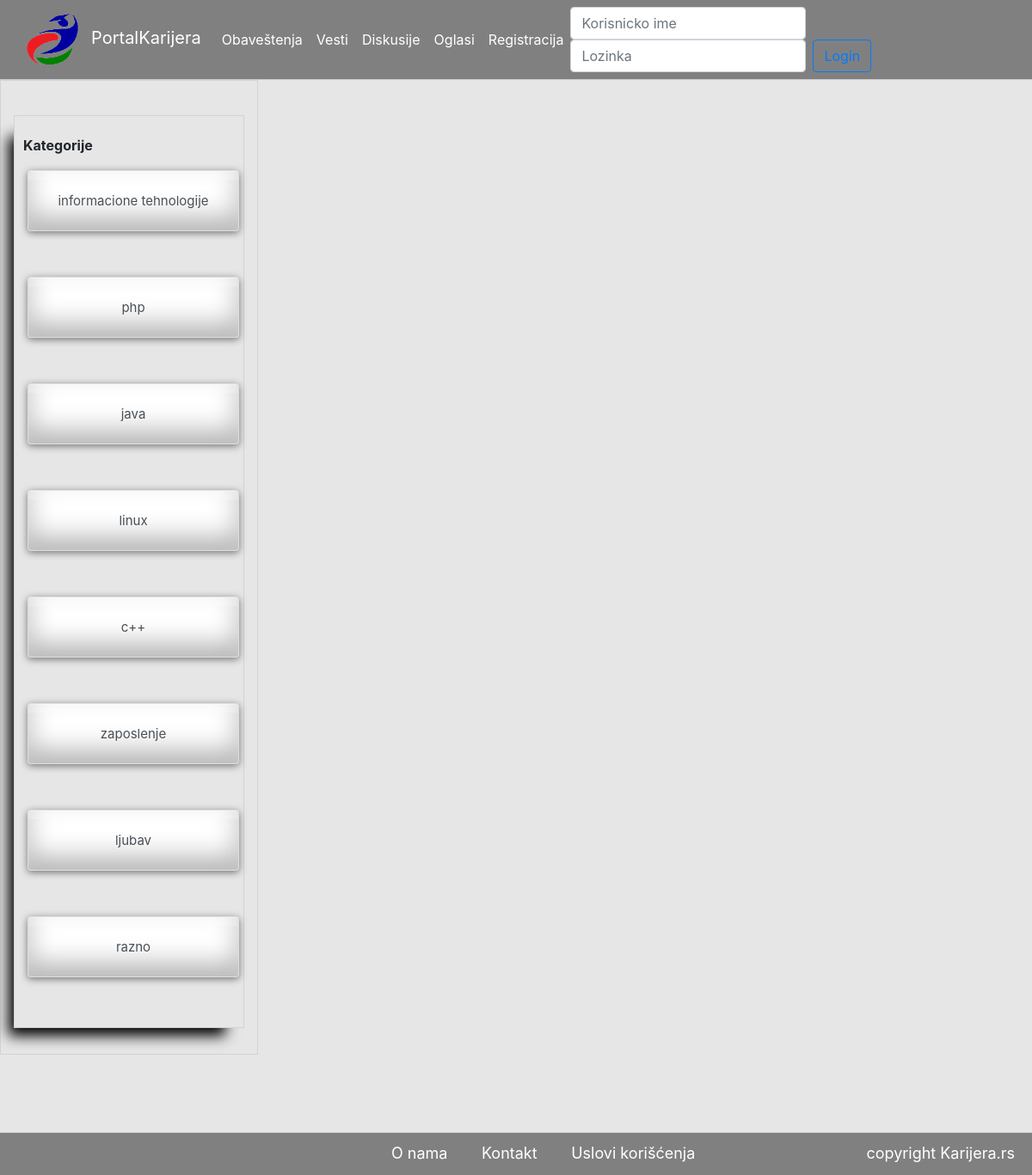
The page /index.php/diskusije on the database as committed earlier.
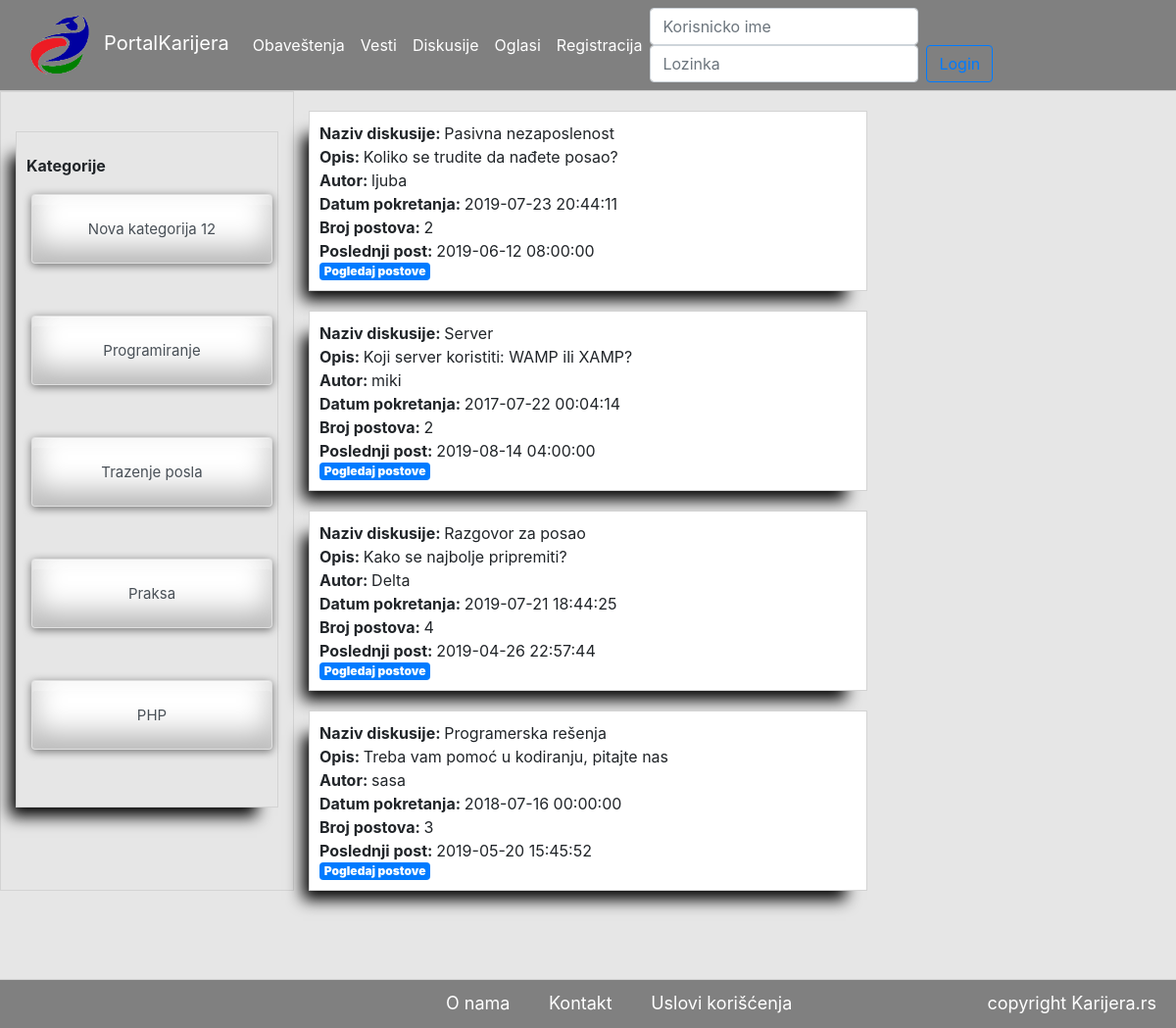
The same page on the database as committed later.
### tables this page shows
CREATE TABLE IF NOT EXISTS `sifkategorijadiskusija` (
  `idKatDis` int(11) NOT NULL AUTO_INCREMENT,
  `naziv` varchar(45) DEFAULT NULL,
  PRIMARY KEY (`idKatDis`)
);

CREATE TABLE IF NOT EXISTS `diskusija` (
  `idDis` int(11) NOT NULL AUTO_INCREMENT,
  `naziv` varchar(45) DEFAULT NULL,
  `opis` varchar(45) DEFAULT NULL,
  `datum` datetime DEFAULT NULL,
  `autor` int(11) DEFAULT NULL,
  `vidljivost` varchar(45) DEFAULT NULL,
  `vidljivostKurs` int(11) DEFAULT NULL,
  `vidljivostGrupa` int(11) DEFAULT NULL,
  `zaBrisanje` varchar(45) DEFAULT NULL,
  `kategorija` int(11) DEFAULT NULL,
  PRIMARY KEY (`idDis`),
  KEY `idDisidKor_idx` (`autor`),
  KEY `idGrupaDiskusije_idx` (`vidljivostGrupa`),
  KEY `idKursDiskusije_idx` (`vidljivostKurs`),
  KEY `idKategorijaidDiskusija_idx` (`kategorija`)
);

CREATE TABLE IF NOT EXISTS `korisnik` (
  `idKor` int(11) NOT NULL AUTO_INCREMENT,
  `korisnicko` varchar(45) DEFAULT NULL,
  `lozinka` varchar(255) DEFAULT NULL,
  `email` varchar(45) DEFAULT NULL,
  `tip` varchar(11) DEFAULT NULL,
  `vidljivostEmail` int(11) DEFAULT NULL,
  `datum` date DEFAULT NULL,
  `cekaOdobrenje` varchar(45) DEFAULT NULL,
  PRIMARY KEY (`idKor`),
  UNIQUE KEY `idKor_UNIQUE` (`idKor`),
  UNIQUE KEY `username_UNIQUE` (`korisnicko`)
);

CREATE TABLE IF NOT EXISTS `postdiskusija` (
  `idPos` int(11) NOT NULL AUTO_INCREMENT,
  `poslatoDatum` datetime DEFAULT NULL,
  `tekst` mediumtext,
  `posiljalac` int(11) DEFAULT NULL,
  `diskusija` int(11) DEFAULT NULL,
  `brLajkova` int(4) DEFAULT NULL,
  PRIMARY KEY (`idPos`),
  KEY `idPosidKor_idx` (`posiljalac`),
  KEY `idDisidDis_idx` (`diskusija`)
);

### application/views/viewTemplate.php (called while the page is built, shortened)
<?php
if($this->session->user == null){
    $this->load->view("headers/guestHeader");
    $this->load->view($middle, $middle_data ?? []);
} else if($this->session->userdata('user')['tip']=="s"){
    $this->load->view("headers/studentHeader");
    $this->load->view($middle, $middle_data ?? []);
    $this->load->view("footers/userFooter",["tip" => "student"]);
} else if($this->session->userdata('user')['tip']== "k"){
    $this->load->view("headers/kompHeader");
    $this->load->view($middle, $middle_data ?? []);
    $this->load->view("footers/userFooter",["tip" => "kompanija"]);
}else if($this->session->userdata('user')['tip']== "a"){
    $this->load->view("headers/adminHeader");
    $this->load->view($middle, $middle_data ?? []);
    $this->load->view("footers/userFooter", ["tip" => "admin"]);
}

### application/controllers/Diskusije.php (called while the page is built, shortened)
<?php
class Diskusije extends CI_Controller {
    public function __construct() {
        $this->load->model('UserModel');
        $this->load->model('DiskusijeModel');
        $this->load->model('SifrarniciModel');
    }
    public function index() {
        $tipKorisnika = $this->session->userdata('user')['tip'];
        $idKat = $this->input->get('id');
        $kategorije = $this->DiskusijeModel->dohvatiKategorije();
        $diskusije = ['diskusije' => $this->DiskusijeModel->dohvatiDiskusije($idKat, $tipKorisnika)];
        $sveDiskusije = ['sveDiskusije' => $this->DiskusijeModel->dohvatiSveDiskusije($tipKorisnika)];
        $data['middle_data'] = ['kategorije' => $kategorije,
            $this->load->view("diskusije/disk", $diskusije, true),
            $this->load->view("diskusije/disk", $sveDiskusije, true)];
        $data['middle'] = 'middle/diskusije';
        $this->load->view('viewTemplate', $data);
    }
}

### index.php (called while the page is built, shortened)
<?php
require_once BASEPATH.'core/CodeIgniter.php';

### application/models/DiskusijeModel.php (called while the page is built, shortened)
<?php
class DiskusijeModel extends CI_Model {
    public function dohvatiKategorije() {
        $this->db->select('sifkategorijadiskusija.*');
        $this->db->from('sifkategorijadiskusija');
        $query = $this->db->get();
        return $query->result_array();
    }
    public function dohvatiSveDiskusije($tipKorisnika) {
        $idKor = $this->session->userdata('user')['idKor'];
        $this->db->select('idKurs')->from('student')->where('idKor', $idKor);
        $this->db->select('idGru')->from('clanovigrupe')->where('idKor', $idKor);
        $this->db->select('diskusija.*, korisnik.korisnicko as korisnik');
        $this->db->from('diskusija');
        $this->db->join('korisnik', 'korisnik.idKor = diskusija.autor');
        $this->db->where('vidljivost', 'gost');
        $this->db->order_by('diskusija.idDis', 'DESC');
        $query = $this->db->get();
        return $query->result_array();
    }
    public function dohvatiDiskusije($idKat, $tipKorisnika) {
        $idKor = $this->session->userdata('user')['idKor'];
        $this->db->select('idKurs')->from('student')->where('idKor', $idKor);
        $whereKurs = $this->db->get_compiled_select();
        $this->db->select('idGru')->from('clanovigrupe')->where('idKor', $idKor);
        $whereGrupa = $this->db->get_compiled_select();
        $this->db->select('diskusija.*, korisnik.korisnicko as korisnik, sifkategorijadiskusija.idKatDis as idKat, sifkategorijadiskusija.naziv as kategorija');
        $this->db->from('diskusija');
        $this->db->join('korisnik', 'korisnik.idKor = diskusija.autor');
        $this->db->join('sifkategorijadiskusija', 'sifkategorijadiskusija.idKatDis = diskusija.kategorija');
        if ($tipKorisnika == 'k' OR 'a') {
            $this->db->group_start();
            $this->db->where('vidljivost', 'korisnici');
            $this->db->where('sifkategorijadiskusija.idKatDis', $idKat);
            $this->db->group_end();
            $this->db->or_group_start();
            $this->db->where('vidljivost', 'gost');
            $this->db->where('sifkategorijadiskusija.idKatDis', $idKat);
            $this->db->group_end();
            $this->db->or_group_start()
                    ->where('vidljivost', 'autor')
                    ->where('autor', $idKor)
                    ->group_end();
            $this->db->order_by('diskusija.idDis', 'DESC');
        }
        if ($tipKorisnika == 's' OR 'a') {
            $this->db->group_start();
            $this->db->where('vidljivost', 'gost');
            $this->db->where('sifkategorijadiskusija.idKatDis', $idKat);
            $this->db->group_end();
            $this->db->or_group_start();
            $this->db->where('vidljivost', 'korisnici');
            $this->db->where('sifkategorijadiskusija.idKatDis', $idKat);
            $this->db->group_end();
            $this->db->or_group_start();
            $this->db->where('vidljivost', 'studenti');
            $this->db->where('sifkategorijadiskusija.idKatDis', $idKat);
            $this->db->group_end();
            $this->db->or_group_start();
            $this->db->where('vidljivost', 'kurs');
            $this->db->where('sifkategorijadiskusija.idKatDis', $idKat);
            $this->db->where("vidljivostKurs in ($whereKurs)", null, false);
            $this->db->group_end();
            $this->db->or_group_start();
            $this->db->where('vidljivost', 'grupa');
            $this->db->where('sifkategorijadiskusija.idKatDis', $idKat);
            $this->db->where("vidljivostGrupa in ($whereGrupa)", null, false);
            $this->db->group_end();
            $this->db->or_group_start()
                    ->where('vidljivost', 'autor')
                    ->where('sifkategorijadiskusija.idKatDis', $idKat)
                    ->where('autor', $idKor)
                    ->group_end();
        }
        $this->db->order_by('diskusija.idDis', 'DESC');
        $query = $this->db->get();
        return $query->result_array();
    }
    public function brojPostova($idDis) {
        $this->db->select('postdiskusija.*')
                ->from('postdiskusija')
                ->join('diskusija', 'diskusija.idDis = postdiskusija.diskusija')
                ->where('postdiskusija.diskusija', $idDis);
        return $this->db->count_all_results();
    }
     public function poslednjiId($idDis) {
        $this->db->select('postdiskusija.idPos, poslatoDatum')
                ->from('postdiskusija')
                ->join('diskusija', 'diskusija.idDis = postdiskusija.diskusija')
                ->where('postdiskusija.diskusija', $idDis)
                ->order_by('postdiskusija.idPos', 'DESC')
                ->limit(1);
        $query= $this->db->get();
        return $query->result_array();
    }
}

### application/views/diskusije/disk.php (called while the page is built, shortened)
<?php
$kategorije = $this->DiskusijeModel->dohvatiKategorije();
?>

### application/views/middle/diskusije.php (the view, shortened to what the changed rows need)
<!DOCTYPE html>
<?php
if ($this->session->has_userdata('user')) {
    $tipKorisnika = $this->session->userdata('user')['tip'];
} else {
    $tipKorisnika = "gost";
}
?>
<div class="container-fluid" style="margin-bottom: 90px" id="dis">
    <div class="row">
        <div class="col-3 levo">
            <div class=" formaGrupe">
                <br/>
                <?php
                foreach ($kategorije as $k) {
                    $idKatDis = $k['idKatDis'];
                    echo "<div class='list-group' id='myList' role='tablist'>"
                    . "<a href='#' class='list-group-item list-group-item-action text-center' id='list-$idKatDis-list' role='tab' aria-controls='$idKatDis' onclick='diskusije($idKatDis); sakrijDiv()'>"
                    . $k['naziv'] . "</a></div><br/>";
                }
                ?>
            </div>
        </div>
        <div class="col-6">
            <div id="diskusije">
                <?php
                foreach ($sveDiskusije as $s) {
                    $autor = $s['korisnik'];
                    $id = $s['idDis'];
                    $brojPostova = $this->DiskusijeModel->brojPostova($id);
                    $poslednjiId = $this->DiskusijeModel->poslednjiId($id);
                    foreach ($poslednjiId as $last){
                        $lastOne = $last['poslatoDatum'];
                    }
                    ?>
                    <div class="centar">
                        <div class="diskusije">
                            <b>Naziv diskusije: </b><?php echo $s['naziv'] ?></b><br/>
                            <b>Opis: </b><?php echo $s['opis'] ?><br/>
                            <b>Autor: </b><?php echo $autor ?><br/>
                            <b>Datum pokretanja: </b><?php echo $s['datum'] ?><br/>
                            <b>Broj postova: </b> <?php echo $brojPostova?><br>
                            <b>Poslednji post: </b><?php if($brojPostova !=0){echo $lastOne;}?><br>
                            <?php echo "<a href='#' class='badge badge-primary' onclick ='postovi($id)'> <b>Pogledaj postove</b></a>" ?>
                        </div>
                    </div>
                <?php } if ($tipKorisnika != 'gost') {
                    ?>
                    <div class="centar"> <input type="button" class="btn btn-primary btn-lg btn-block" onclick="prikaziFormu()" value="Zapocni novu diskusiju">
                    </div>
<?php } ?>
            </div>
        </div>
    </div>
</div>

Rows that differ between the two databases and show on the page:
removed sifkategorijadiskusija: naziv "php"
removed sifkategorijadiskusija: naziv "java"
removed sifkategorijadiskusija: naziv "linux"
removed sifkategorijadiskusija: naziv "c++"
changed sifkategorijadiskusija: naziv "informacione tehnologije" → "Nova kategorija 12"
changed sifkategorijadiskusija: naziv "zaposlenje" → "Programiranje"
changed sifkategorijadiskusija: naziv "ljubav" → "Trazenje posla"
changed sifkategorijadiskusija: naziv "razno" → "Praksa"
added sifkategorijadiskusija: naziv "PHP"
added diskusija: naziv "Pasivna nezaposlenost", opis "Koliko se trudite da nađete posao?", autor.korisnicko "ljuba", datum "2019-07-23 20:44:11", brojPostova "2", postdiskusija.poslatoDatum "2019-06-12 08:00:00"
added diskusija: naziv "Server", opis "Koji server koristiti: WAMP ili XAMP?", autor.korisnicko "miki", datum "2017-07-22 00:04:14", brojPostova "2", postdiskusija.poslatoDatum "2019-08-14 04:00:00"
added diskusija: naziv "Razgovor za posao", opis "Kako se najbolje pripremiti?", autor.korisnicko "Delta", datum "2019-07-21 18:44:25", brojPostova "4", postdiskusija.poslatoDatum "2019-04-26 22:57:44"
now on this page (row edited): diskusija: naziv "Programerska rešenja", opis "Treba vam pomoć u kodiranju, pitajte nas", autor.korisnicko "sasa", datum "2018-07-16 00:00:00", brojPostova "3", postdiskusija.poslatoDatum "2019-05-20 15:45:52"
